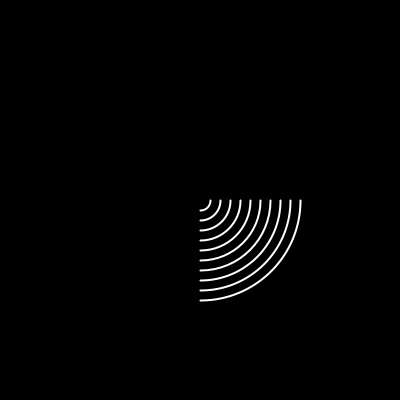
Frame 1 (no input)
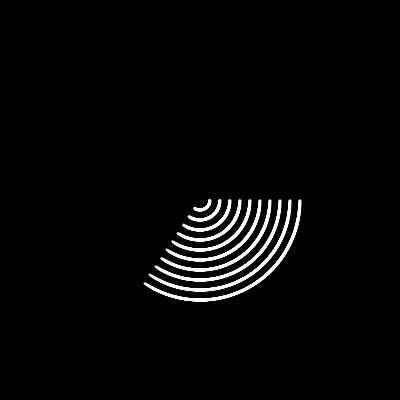
Frame 60 (the mouse pressed at the canvas centre just before this capture)
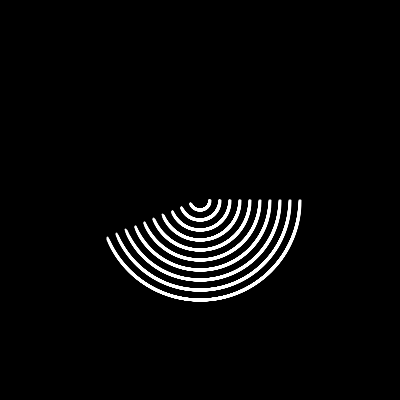
Frame 120 (the mouse held since frame 60 and released just before this capture)

The Processing sketch that drew these frames (run headless with seeded random() and noise(); from frame 60 on, the mouse is pressed at the canvas centre):

// Processing sketch: rotating_animation
// ── rotating_animation.pde
float angle = 0;

void setup() {
  size(400, 400);
  noFill();
  stroke(255);  
  strokeWeight(2);
  background(0);  
}

void draw() {
  translate(width/2, height/2);
  rotate(angle);
  for (int i = 0; i < 10; i++) {
    arc(0, 0, 200 - i * 20, 200 - i * 20, 0, HALF_PI);
  }
  angle += 0.01;
}
